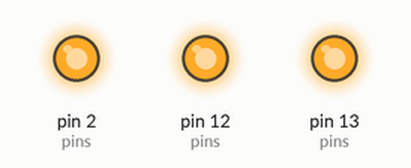
A sketch run on a simulated Arduino Uno, built with avr-gcc and run on an emulated ATmega328P. Shown: output pins drawn as LEDs (lit = HIGH).

Above: at 0.5 s.
At 1.6 s:
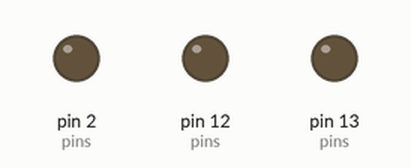
At 2.25 s:
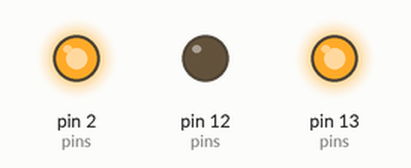
At 3.25 s:
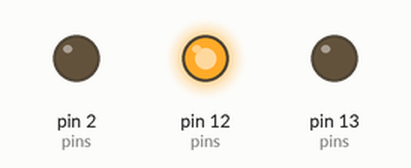
At 4.3 s:
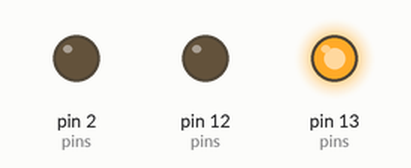
Timing chart, 0 to 5.1 s (numbered marks = the images above):
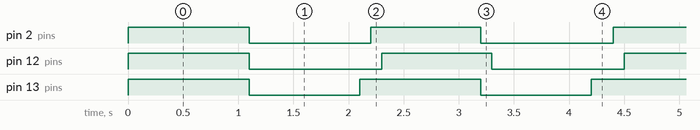

Measured:
- by itself, pin 2 (pins): alternates HIGH for 1.0 s and LOW for 1.1 s
- by itself, pin 12 (pins): alternates HIGH for 1.0 s and LOW for 1.2 s
- by itself, pin 13 (pins): alternates HIGH for 1.0 s and LOW for 1.0 s

The sketch:

super_blink.ino
```cpp
/*
  Super Blink

  Project to blink multiple LEDs at different frequencies defined by
  the PIN_STATE struct and the pins array
*/

// Structure to hold the pin information and current state
typedef struct PIN_STATE {
  unsigned int pin;           // board pin number to control
  boolean state;              // pin state (true == on, false == off)
  unsigned int on_duration;   // time in millis to turn the pin on
  unsigned int off_duration;  // time in millis to turn the pin off
  unsigned long threshold;    // managed by loop() - sets the time for the next state check
} PinState;

// number of pins to configure
const unsigned int PIN_COUNT = 3;

// intial pin configuration
PinState pins[PIN_COUNT] =
{
  {13, false, 1000, 1000, 0},
  {12, false, 1000, 1200, 0},
  {2, false, 1000, 1100, 0}
};

// setup the configured pins
void setup() {
  for (int i = 0; i < PIN_COUNT; i++) {
    pinMode(pins[i].pin, OUTPUT);
  }
}

// update the state of the configured pins
void loop() {
  unsigned long current = millis();
  for (int i = 0; i < PIN_COUNT; i++) {
    if (pins[i].threshold <= current) {
      if (pins[i].state) {
        pins[i].threshold = current + pins[i].off_duration;
      } else {
        pins[i].threshold = current + pins[i].on_duration;
      }

      pins[i].state = !pins[i].state;
      digitalWrite(pins[i].pin, pins[i].state);
    }
  }
  delay(100);
}
```
